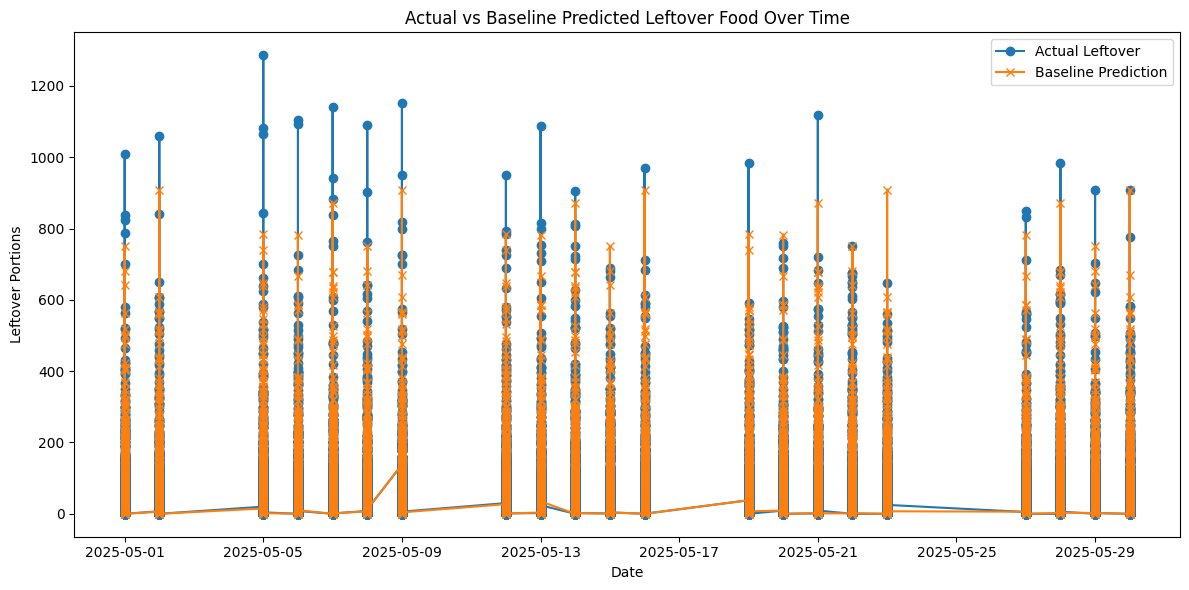

This chart was generated by the following Python code:
#%%
import pandas as pd
import matplotlib.pyplot as plt

df = pd.read_csv("/Users/chayachandana/Desktop/combined_breakfast_lunch.csv")
df['date'] = pd.to_datetime(df['date'])
df['weekday'] = df['date'].dt.day_name()

for col in ['left_over_total', 'served_total', 'offered_total']:
    df[col] = pd.to_numeric(df[col], errors='coerce')

baseline = (
    df.groupby(['school_id', 'session', 'name', 'weekday'])['left_over_total']
      .median()
      .reset_index()
      .rename(columns={'left_over_total': 'median_leftover'})
)

df = df.merge(baseline, on=['school_id', 'session', 'name', 'weekday'], how='left')

df['baseline_error'] = df['left_over_total'] - df['median_leftover']
df['abs_baseline_error'] = df['baseline_error'].abs()

mae = df['abs_baseline_error'].mean()
print(f"Baseline MAE (mean absolute error): {mae:.2f}")

print(df[['date', 'school_id', 'session', 'name', 'left_over_total', 'median_leftover', 'baseline_error']].head(10))

# %%
df_sorted = df.sort_values('date')

plt.figure(figsize=(12,6))
plt.plot(df_sorted['date'], df_sorted['left_over_total'], label='Actual Leftover', marker='o')
plt.plot(df_sorted['date'], df_sorted['median_leftover'], label='Baseline Prediction', marker='x')
plt.xlabel('Date')
plt.ylabel('Leftover Portions')
plt.title('Actual vs Baseline Predicted Leftover Food Over Time')
plt.legend()
plt.tight_layout()
plt.show()

# %%
plt.figure(figsize=(7,7))
plt.scatter(df['median_leftover'], df['left_over_total'], alpha=0.5)
plt.plot([df['median_leftover'].min(), df['median_leftover'].max()],
         [df['median_leftover'].min(), df['median_leftover'].max()],
         color='red', linestyle='--', label='Perfect Prediction')
plt.xlabel('Baseline Predicted Leftover')
plt.ylabel('Actual Leftover')
plt.title('Actual vs Baseline Predicted Leftover')
plt.legend()
plt.tight_layout()
plt.show()

# %%
